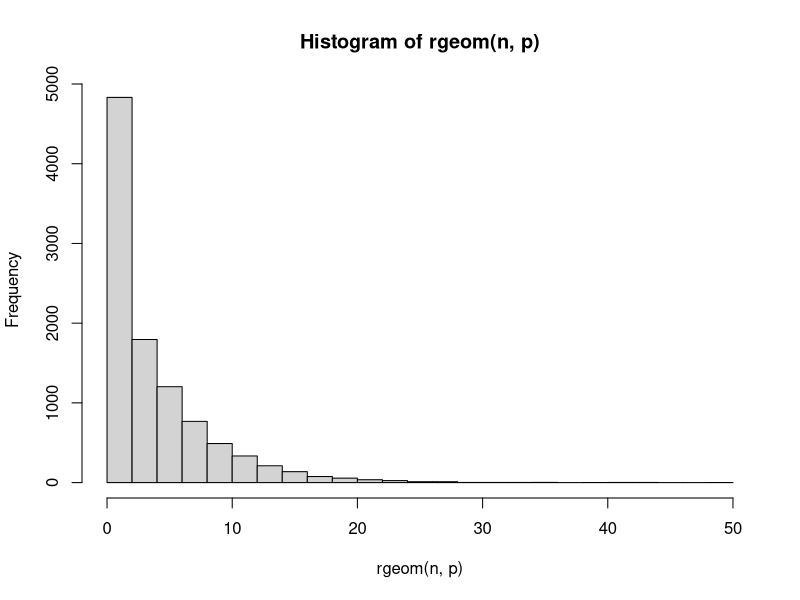

Source code (R):
x <- 3
p <- .2
n <- 10000

#nomor 1a
dgeom(x, p)

#nomor 1b  ?
set.seed(10)
mean(rgeom(n, p) == 3)

#nomor 1d   ?
hist(rgeom(n, p), breaks = 20)

#nomor 1e
rataan <- 1/p
varians <- (1-p)/p^2
rataan
varians
###OR###
set.seed(10)
rerata <- mean(rgeom(n, p)+1)
rerata
varian <- var(rgeom(n, p))
varian